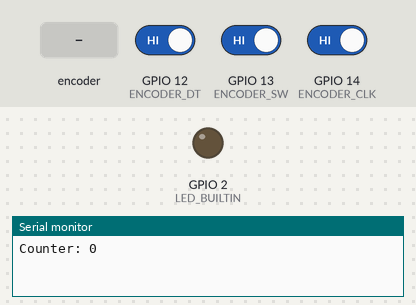
Simulated run of this program. Board: ESP32. Parts: output pins drawn as LEDs (lit = HIGH), the last lines printed to the serial monitor. Dashed ring = blinking. The test bench sets the inputs (shaded band); at power-on: GPIO 13 (ENCODER_SW) HIGH, GPIO 12 (ENCODER_DT) HIGH, GPIO 14 (ENCODER_CLK) HIGH.

Above: at 1.2 s.
1.3 s: rotary encoder on GPIO 14 (ENCODER_CLK) / GPIO 12 (ENCODER_DT) turned 3 steps (first pin leading)
At 1.6 s:
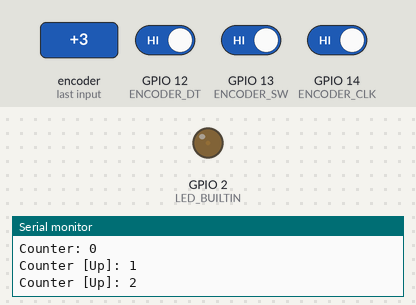
3.4 s: GPIO 13 (ENCODER_SW) driven LOW
At 4.7 s:
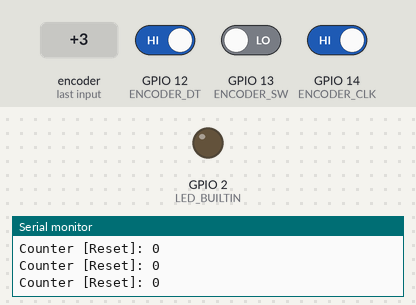
5.3 s: rotary encoder on GPIO 14 (ENCODER_CLK) / GPIO 12 (ENCODER_DT) turned 2 steps (second pin leading)
At 5.57 s:
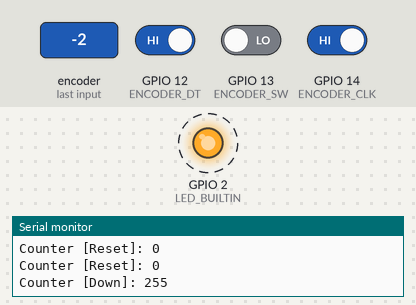
Timing chart, 0 to 8.3 s (numbered marks = the images above; inputs shaded):
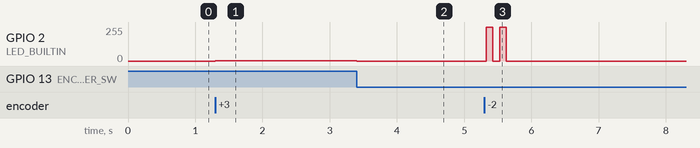

The program:

main.cpp
```cpp
#include <Arduino.h>

/* ---- Pines I/O ---- */

// Rotary encoder Encoder (I)
#define ENCODER_CLK 14
#define ENCODER_DT  12
#define ENCODER_SW  13
#define DEBUG 1


// Constantes
const char MAX_PUSH_TIME = 100;

// Variables aplicacion
unsigned char counter = 0;       // Brillo led integrado
int lastClk = HIGH;              // Valor anterior señal CLK
long int resetLastChanged = 0;   // cambio reset

/* ---- Inicialización ---- */
void setup() {
  // Inicializacion serial
  Serial.begin(115200);

  // Inicializacion I/O
  pinMode(LED_BUILTIN,OUTPUT);
  pinMode(ENCODER_CLK, INPUT);
  pinMode(ENCODER_DT, INPUT);
  pinMode(ENCODER_SW, INPUT_PULLUP);

  // Impresion en el monitor serial
  #if DEBUG
    Serial.print("Counter: ");
    Serial.println(counter);
  #endif

}

/* ---- Loop infinito ---- */
void loop() {
  // Chequeo del reset presionado por un tiempo mayor de MAX_PUSH_TIME
  if (digitalRead(ENCODER_SW) == LOW && millis() - resetLastChanged > MAX_PUSH_TIME) {
    resetLastChanged = millis();
    counter = 0;
    #if DEBUG
      Serial.print("Counter [Reset]: ");
      Serial.println(counter);
    #endif
    analogWrite(LED_BUILTIN,counter);
  }

  // Actualizancion del brillo
  int newClk = digitalRead(ENCODER_CLK);
  if (newClk != lastClk) {
    // There was a change on the CLK pin
    lastClk = newClk;
    int dtValue = digitalRead(ENCODER_DT);
    if (newClk == LOW && dtValue == HIGH) {
      // Aumento brillo
      counter++;
      #if DEBUG
        Serial.print("Counter [Up]: ");
        Serial.println(counter);
      #endif
    }
    if (newClk == LOW && dtValue == LOW) {
      // Disminución brillo
      counter--;
      #if DEBUG
        Serial.print("Counter [Down]: ");
        Serial.println(counter);
      #endif
    }
    analogWrite(LED_BUILTIN,counter);
  }
}
```

Measured:
- after the input at 1.3 s, GPIO 2 (LED_BUILTIN): 0/255 → 1/255 at once, → 2/255 0.20 s later, → 3/255 0.20 s later
- after the input at 3.4 s, GPIO 2 (LED_BUILTIN): 3/255 → 0/255 at once
- after the input at 5.3 s, GPIO 2 (LED_BUILTIN): alternates 255/255 for 0.10 s and 0/255 for 0.10 s, 4 changes in all, then stays 0/255, starting at once
